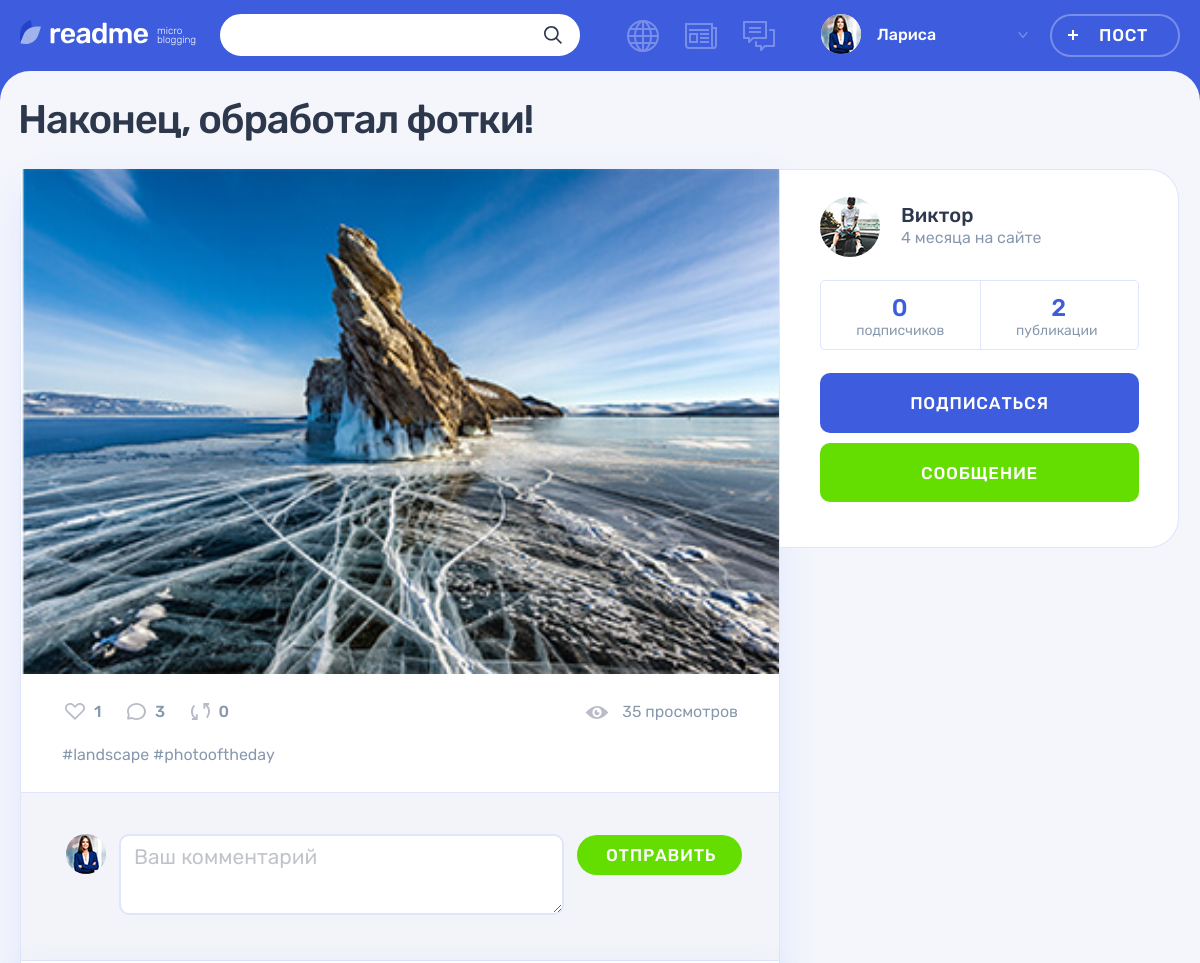
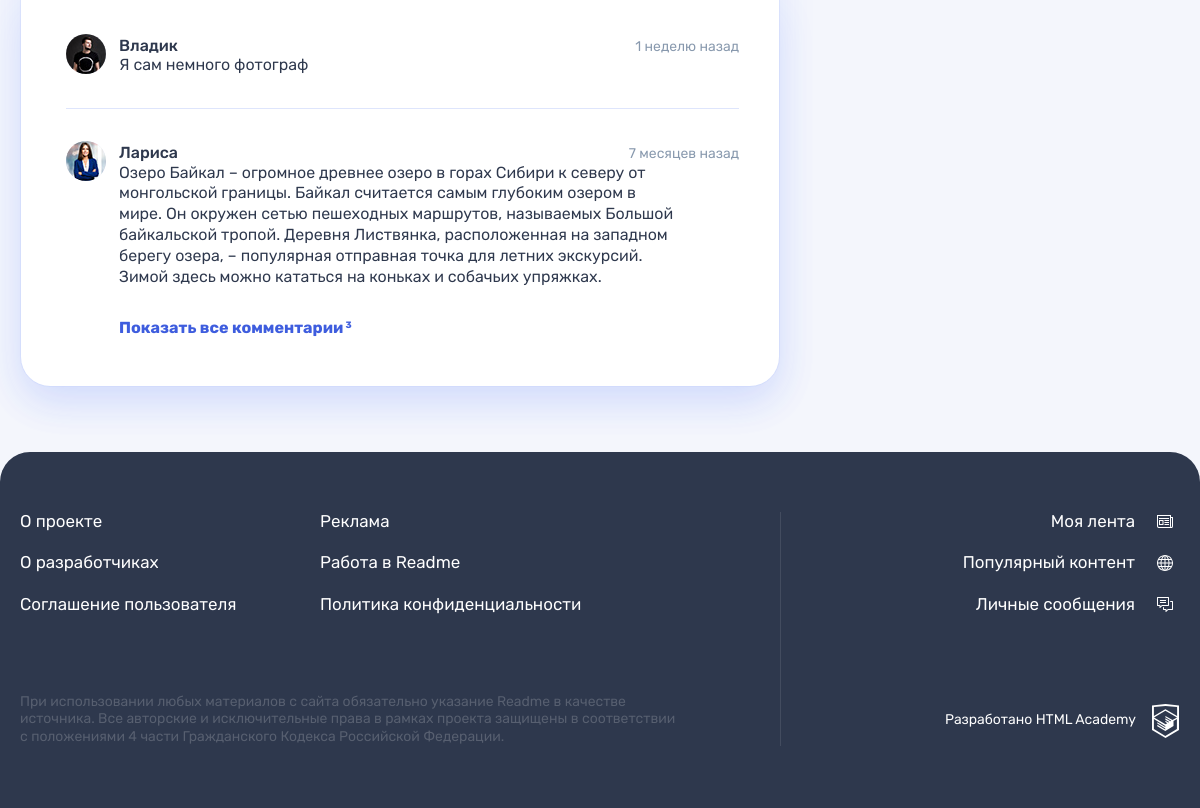
The app's page /post.php?post_id=3 (signed in) with its own data (2 pictures, top to bottom).
### tables this page shows
CREATE TABLE user
(
  id            INT AUTO_INCREMENT PRIMARY KEY,
  user_reg_dt   DATETIME DEFAULT CURRENT_TIMESTAMP,
  user_email    VARCHAR(128) NOT NULL UNIQUE,
  user_name     VARCHAR(64)  NOT NULL COMMENT 'имя пользователя',
  user_password CHAR(255)    NOT NULL,
  user_avatar   VARCHAR(255)
) COMMENT 'таблица зарегистрированных пользователей';

CREATE TABLE post
(
  id                INT AUTO_INCREMENT PRIMARY KEY,
  create_dt         DATETIME DEFAULT CURRENT_TIMESTAMP,
  post_header       VARCHAR(128) COMMENT 'заголовок поста',
  text_content      TEXT,
  quote_origin      VARCHAR(128) COMMENT 'автор/источник цитаты',
  photo_content     VARCHAR(255),
  video_content     VARCHAR(255) COMMENT 'ссылка на видео на YouTube',
  link_text_content VARCHAR(255) COMMENT 'ссылка на сторонний ресурс',
  view_count        INT      DEFAULT 0 COMMENT 'кол-во просмотров',
  user_id           INT,
  is_repost         TINYINT  DEFAULT 0 COMMENT 'является ли репостом',
  origin_post_id    INT COMMENT 'ссылка на оригинальный пост при репосте',
  content_type_id   TINYINT,
  FOREIGN KEY (user_id) REFERENCES user (id),
  FOREIGN KEY (content_type_id) REFERENCES content_type (id),
  INDEX (user_id) COMMENT 'индекс для поиска по пользователям',
  INDEX (content_type_id) COMMENT 'индекс для поиска по типу',
  INDEX (view_count) COMMENT 'индекс для поиска по просмотрам',
  INDEX (is_repost) COMMENT 'индекс для поиска по репостам'
) COMMENT 'таблица постов';

CREATE TABLE comment
(
  id                INT AUTO_INCREMENT PRIMARY KEY,
  comment_create_dt DATETIME DEFAULT CURRENT_TIMESTAMP,
  comment_content   TEXT,
  user_id           INT,
  post_id           INT,
  FOREIGN KEY (user_id) REFERENCES user (id),
  FOREIGN KEY (post_id) REFERENCES post (id),
  INDEX (user_id) COMMENT 'индекс для поиска по пользователям',
  INDEX (post_id) COMMENT 'индекс для поиска по постам'
) COMMENT 'таблица комментариев к постам';

### templates/post_template.php (the view, shortened to what the rows shown need)
<main class="page__main page__main--publication">
  <div class="container">
    <h1 class="page__title page__title--publication"><?= $post['post_header']; ?></h1>
    <section class="post-details">
      <div class="post-details__wrapper post-<?= $post['type_val']; ?>">
        <div class="post-details__main-block post post--details">
          <?= $post_type_template; ?>
          <div class="post__indicators">
            <div class="post__buttons">
              <a class="post__indicator post__indicator--likes button" href="like.php?post_id=<?= $post['id']; ?>" title="Лайк">
              </a>
              <a class="post__indicator post__indicator--comments button" href="?post_id=<?= $post['id'] . '&show_all_comments'; ?>" title="Комментарии">
              </a>
              <a class="post__indicator post__indicator--repost button" href="repost.php?post_id=<?= $post['id']; ?>" title="Репост">
                <svg class="post__indicator-icon" width="19" height="17">
                  <use xlink:href="#icon-repost"></use>
                </svg>
                <span><?= $count_arr['repost_count']; ?></span>
              </a>
            </div>
            <?php $vc = $post['view_count'];  ?>
            <span class="post__view"><?= $vc . ' просмотр' . get_noun_plural_form($vc, '', 'а', 'ов'); ?></span>
          </div>
          <div class="comments">
            <div class="comments__list-wrapper">
              <ul class="comments__list">
              <?php foreach ($comment_list as $comment): ?>
                <li class="comments__item user">
                  <div class="comments__avatar">
                    <a class="user__avatar-link" href="profile.php?user_id=<?= $comment['user_id']; ?>">
                      <?php if ($comment['user_avatar']): ?>
                      <img class="comments__picture" src="<?= UPLOAD_PATH . $comment['user_avatar']; ?>" alt="Аватар пользователя">
                      <?php else: ?>
                      <svg src="img/icon-input-user.svg" width="60" height="60"></svg>
                      <?php endif; ?>
                    </a>
                  </div>
                  <div class="comments__info">
                    <div class="comments__name-wrapper">
                      <a class="comments__user-name" href="profile.php?user_id=<?= $comment['user_id']; ?>">
                        <span>
                            <?= $comment['user_name']; ?>
                        </span>
                      </a>
                      <?php $cd = $comment['comment_create_dt'];  ?>
                      <time class="comments__time" datetime="<?= $cd; ?>"><?= format_date($cd); ?> назад</time>
                    </div>
                    <p class="comments__text">
                        <?= $comment['comment_content']; ?>
                    </p>
                  </div>
                </li>
              <?php endforeach; ?>
              </ul>
            </div>
          </div>
        </div>
        <div class="post-details__user user">
          <div class="post-details__user-info user__info">
            <div class="post-details__avatar user__avatar">
              <a class="post-details__avatar-link user__avatar-link" href="profile.php?user_id=<?= $post['user_id']; ?>">
                <?php if ($post['user_avatar']): ?>
                <img class="post-details__picture user__picture" src="<?= UPLOAD_PATH . $post['user_avatar']; ?>" alt="Аватар пользователя">
                <?php else: ?>
                <svg src="img/icon-input-user.svg" width="60" height="60"></svg>
                <?php endif; ?>
              </a>
            </div>
            <div class="post-details__name-wrapper user__name-wrapper">
              <a class="post-details__name user__name" href="profile.php?user_id=<?= $post['user_id']; ?>">
                <span><?= $post['user_name']; ?></span>
              </a>
              <time class="post-details__time user__time" datetime="<?= $post['reg_date']; ?>"><?= format_date($post['reg_date']); ?> на сайте</time>
            </div>
          </div>
          <div class="post-details__rating user__rating">
            <p class="post-details__rating-item user__rating-item user__rating-item--subscribers">
              <span class="post-details__rating-amount user__rating-amount"><?= $count_arr['follower_count']; ?></span>
              <span class="post-details__rating-text user__rating-text">подписчик<?= $count_arr['follower_count'] ? get_noun_plural_form($count_arr['follower_count'], '', 'а', 'ов') : 'ов'; ?></span>
            </p>
          </div>
        </div>
      </div>
    </section>
  </div>
</main>

### templates/post-photo_template.php
<div class="post-details__image-wrapper post-photo__image-wrapper">
    <img src="<?= UPLOAD_PATH . $post['photo_content']; ?>" alt="Фото от пользователя" width="760" height="507">
</div>

### templates/layout.php (shortened to what the rows shown need)
<?php $auth_user = $_SESSION['user'];  ?>
<!DOCTYPE html>
<html lang="ru">
<head>
    <link rel="stylesheet" href="css/main.css">
</head>
<body class="page">
<header class="header">
    <div class="header__wrapper container">
    <?php if (isset($auth_user)): ?>
        <form class="header__search-form form" action="search.php" method="get">
            <div class="header__search">
                <input class="header__search-input form__input" type="search" name="<?= SEARCH; ?>" value="<?= $search_query ?? ''; ?>">
                <button class="header__search-button button" type="submit">
                    <svg class="header__search-icon" width="18" height="18">
                        <use xlink:href="#icon-search"></use>
                    </svg>
                </button>
            </div>
        </form>
        <div class="header__nav-wrapper">
            <nav class="header__nav">
                <ul class="header__my-nav">
                    <li class="header__my-page header__my-page--popular">
                        <a class="header__page-link header__page-link<?= $active_page === 'popular' ? '--active' : '' ?>" title="Популярный контент" href="popular.php">
                        </a>
                    </li>
                    <li class="header__my-page header__my-page--feed">
                        <a class="header__page-link header__page-link<?= $active_page === 'feed' ? '--active' : '' ?>" href="feed.php" title="Моя лента">
                        </a>
                    </li>
                    <li class="header__my-page header__my-page--messages">
                        <a class="header__page-link" href="messages.html" title="Личные сообщения">
                        </a>
                    </li>
                </ul>
                <ul class="header__user-nav">
                    <li class="header__profile">
                        <a class="header__profile-link" href="profile.php?user_id=<?= $auth_user['id']?>">
                            <div class="header__avatar-wrapper">
                            <?php if ($auth_user['user_avatar']) : ?>
                                <img class="header__profile-avatar" src="<?= UPLOAD_PATH . $auth_user['user_avatar']; ?>" alt="Аватар профиля">
                            <?php endif; ?>
                            </div>
                            <div class="header__profile-name">
                                <span>
                                    <?= $auth_user['user_name']; ?>
                                </span>
                                <svg class="header__link-arrow" width="10" height="6">
                                    <use xlink:href="#icon-arrow-right-ad"></use>
                                </svg>
                            </div>
                        </a>
                    </li>
                    <li>
                        <a class="header__post-button button button--transparent" href="add.php">Пост</a>
                    </li>
                </ul>
            </nav>
    <?php endif; ?>
        </div>
    </div>
</header>
<?= $main_content; ?>
</body>
</html>

### records on screen
user: user_avatar (picture), user_name "Лариса"
post: post_header "Наконец, обработал фотки!", photo_content (picture), is_repost "0", view_count "35", view_count "ов", user.user_avatar (picture), user.user_name "Виктор", user.user_reg_dt "4 месяца"
comment: user.user_avatar (picture), user.user_name "Владик", comment_create_dt "1 неделю", comment_content "Я сам немного фотограф"
comment: user.user_avatar (picture), user.user_name "Лариса", comment_create_dt "7 месяцев", comment_content "Озеро Байкал – огромное древнее озеро в горах Сибири к северу от монгольской границы. Байкал считается самым глубоким озером в мире. Он окружен сетью пешеходных маршрутов, называемых Большой байкальской тропой. Деревня Листвянка, расположенная на западном берегу озера, – популярная отправная точка для летних экскурсий. Зимой здесь можно кататься на коньках и собачьих упряжках."

### other values on screen
$count_arr['like_count'] "1"
$count_arr['comment_count'] "3"
$hashtag "landscape"
$hashtag "photooftheday"
$count_arr['post_count'] "2"
get_noun_plural_form($count_arr['post_count'], 'я', 'и', 'й') "и"
